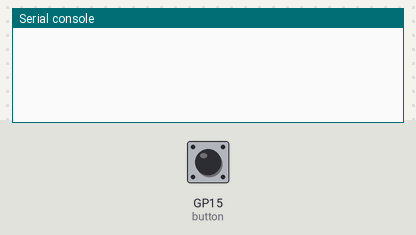
This program was run on a simulated Raspberry Pi Pico running MicroPython. Parts: the last lines printed to the serial console. The inputs (shaded band) are chosen by the test bench; at power-on: GP15 (button) HIGH.

Above: at 1.2 s.
1.3 s: GP15 (button) pulled LOW for 0.15 s
At 1.46 s:
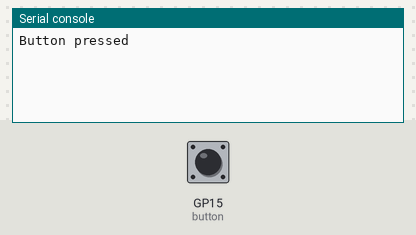
At 2.7 s:
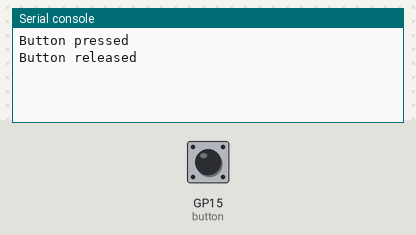

The program:

02_button_debounce.py
```python
"""Lab 02: Read a button on GP15 using the internal pull-up."""
from machine import Pin
from time import sleep_ms

button = Pin(15, Pin.IN, Pin.PULL_UP)
last_state = button.value()

while True:
    state = button.value()
    if state != last_state:
        sleep_ms(25)  # Wait out mechanical contact bounce.
        state = button.value()
        if state != last_state:
            last_state = state
            if state == 0:
                print("Button pressed")
            else:
                print("Button released")
    sleep_ms(5)
```

Measured:
- after the input at 1.3 s, the serial console: prints a new line at once (image 1)
